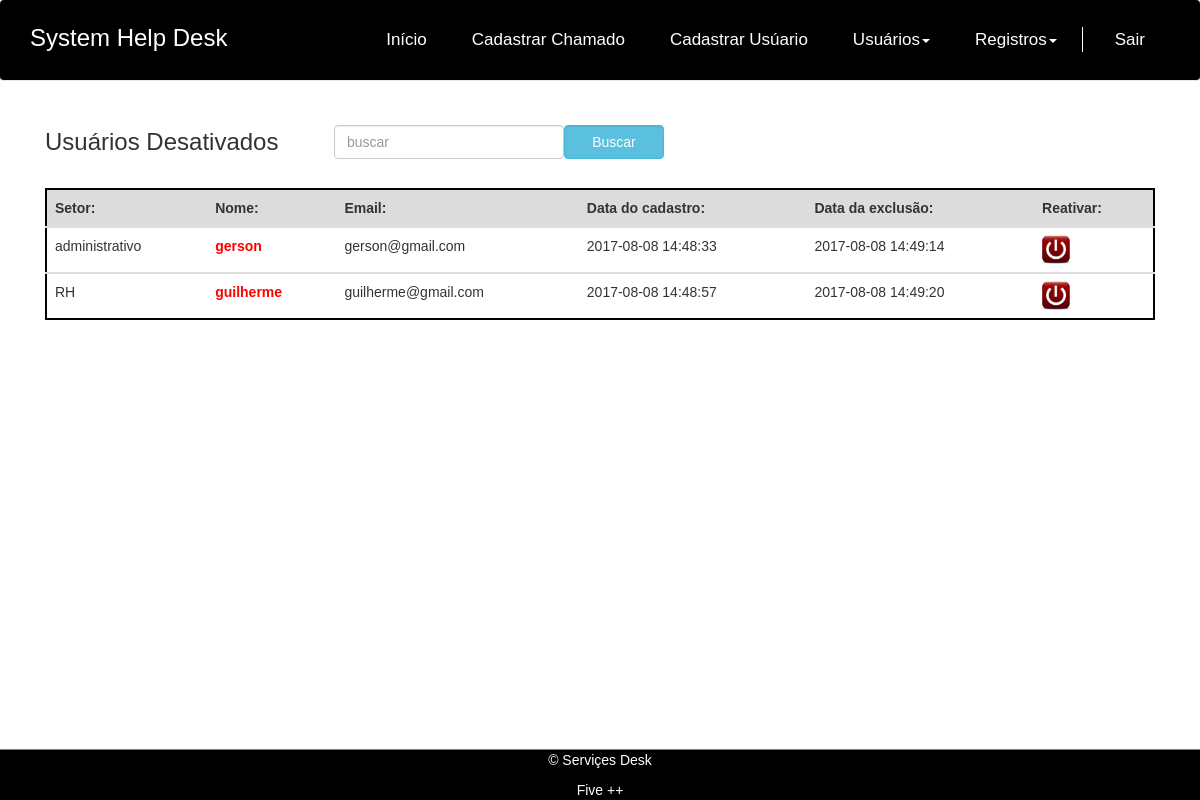
Before: /desativado.php (signed in) with the older database file.
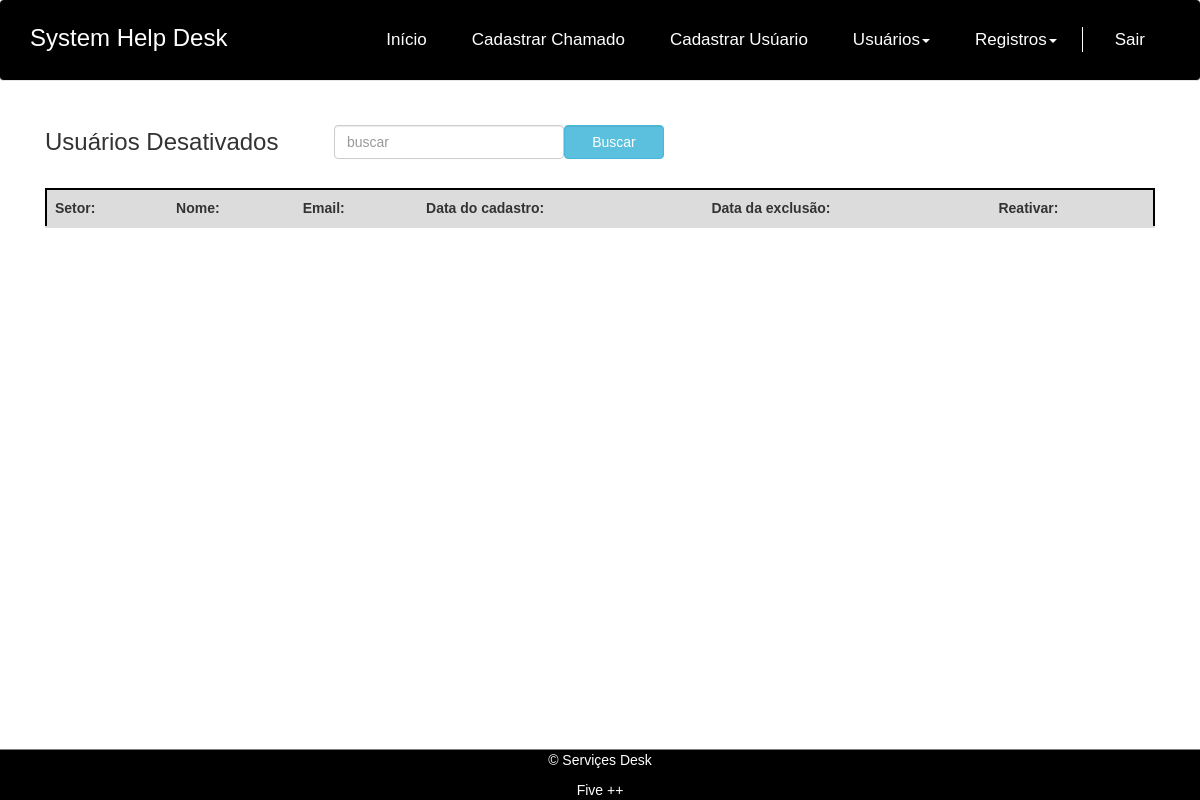
After: the same page with the newer database file.
### tables this page shows
CREATE TABLE `usuario` (
  `idusuario` int(11) NOT NULL,
  `nome` varchar(50) NOT NULL,
  `email` varchar(50) NOT NULL,
  `login` varchar(50) NOT NULL,
  `senha` varchar(60) NOT NULL,
  `setor` varchar(40) NOT NULL,
  `datacadastro` datetime NOT NULL,
  `dados_status` varchar(10) NOT NULL,
  `data_exclusao` datetime NOT NULL,
  `primeira_vez` tinyint(1) NOT NULL
);

### desativado.php (the view, shortened to what this page needs)
<?php
    include "include/header.php";
    include "include/banco.php";
?>
<div class="clear5"></div>
    <section>
        <div class="container ">
            <div class="col-xs-12 col-md-12">
                <form method="post" >
                    <div class="form-group inline">
                        <h3 class="ajust3">Usuários Desativados</h3>
                        <input class="form-control buscar" type="search" name="buscar" placeholder="buscar">
                        <input value="Buscar" type="submit" class="btn btn-info sizebtn form-control">
                    </div>
                </form>
                <div class="table-responsive">
                    <table class=" tab table table-hover">
                        <thead>
                            <tr class="back">
                            <th>Setor: </th>
                            <th>Nome:</th>
                            <th>Email:</th>
                            <th>Data do cadastro:</th>
                            <th>Data da exclusão:</th>
                            <th>Reativar:</th>
                            </tr>
                        </thead>
                        <?php
                            if(empty($_POST['buscar'])){
                                $query = "select idusuario, nome, email, setor, datacadastro, data_exclusao from usuario where dados_status = 'desativado' order by nome";
                            }else{
                                $pesquisa = htmlspecialchars($_POST['buscar']);
                                $query = "select idusuario, nome, email, setor, datacadastro, data_exclusao from usuario where email like '%$pesquisa%' and dados_status = 'desativado' or nome like '%$pesquisa%' and dados_status = 'desativado'";
                            }
                            $consulta = mysqli_query($con,$query);
                            while ($usuario = mysqli_fetch_assoc($consulta)){
                                $setor = $usuario['setor'];
                                $nome = $usuario['nome'];
                                $email = $usuario['email'];
                                $data = $usuario['datacadastro'];
                                $dataex = $usuario['data_exclusao'];
                                $idusu = $usuario['idusuario'];
                        ?>
                                <tbody>
                                    <tr>
                                        <td><?php echo "$setor"; ?></td>
                                        <td><strong style="color: red;"><?php echo "$nome"; ?></strong></td>
                                        <td><?php echo "$email"; ?></td>
                                        <td><?php echo "$data"; ?></td>
                                        <td><?php echo "$dataex"; ?></td>
                                        <td><a onclick="return confirma2(this)" href="reativar.php?idusu=<?php echo $idusu; ?>"><img class="icoedit" src="img/ativar.png"/></a></td>
                                    </tr>
                                </tbody>
                        <?php
                        }
                        ?>
                    </table>
                </div>
            </div>
        </div>
    </section>
<div class="clear3"></div>
<?php
include "include/footer.php";
?>

Changed rows visible on the page:
removed usuario: setor "administrativo", nome "gerson", email "gerson@gmail.com", datacadastro "2017-08-08 14:48:33", data_exclusao "2017-08-08 14:49:14"
removed usuario: setor "RH", nome "guilherme", email "guilherme@gmail.com", datacadastro "2017-08-08 14:48:57", data_exclusao "2017-08-08 14:49:20"
